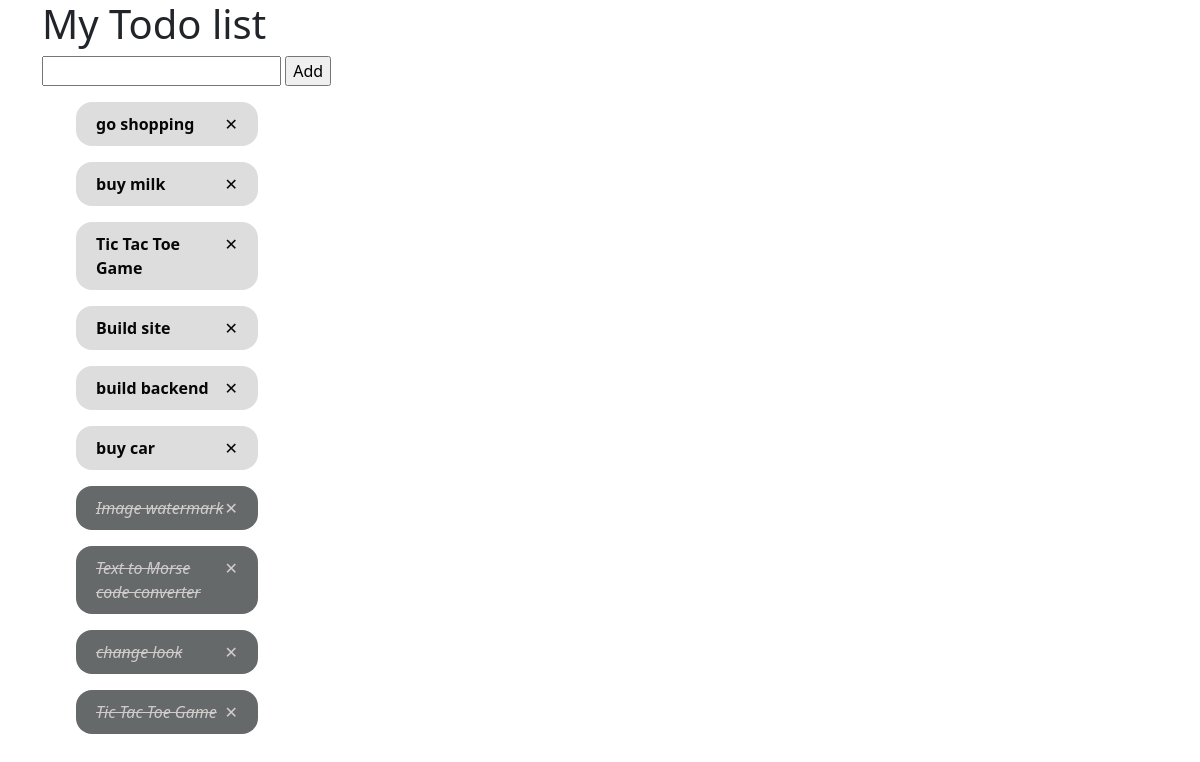
The page / on the database its author committed.
### todoapp/models.py (models this page shows)
class Item(models.Model):
    user = models.ForeignKey(User, on_delete=models.CASCADE, null=True, blank=True)
    text = models.CharField(max_length=300)
    complete = models.BooleanField(default=False)
    def __str__(self):
        return self.text
    class Meta:
        ordering = ['complete']

### todoapp/views.py (the view)
# urls.py: path('', views.index, name="index"),
def index(request):
    form = ItemForm()
    if request.method == "POST":
        form = ItemForm(request.POST)
        if form.is_valid():
            form.save()
            messages.success(request, "ITEM ADDED SUCCESSFULLY")
        return redirect("index")
    todo = Item.objects.all()
    context = {"items": todo, "form": form}
    return render(request, "index.html", context)

### todoapp/forms.py
class ItemForm(ModelForm):
    class Meta:
        model = Item
        fields = "__all__"

### templates/index.html (shortened to what this page needs)
{% extends "base.html" %}
{% block content %}
<div class="container">
    <h1>My Todo list</h1>
    <form action="{% url 'index' %}" method="post">
        {{ form.text }}
        <input type="submit" value="Add">
    </form>
    {% for item in items %}
<ul>
    {% if item.complete %}
    <a href="{% url 'updateItem' item.id %}">
        <div class="d-flex justify-content-between done">
            <li><i><s> {{ item }}</s></i></li>
            <span class="link"></span>
            <a href="{% url 'deleteItem' item.id %}">&#10005;</a>
        </div>
    </a>
    {% else %}
    <a href="{% url 'updateItem' item.id %}" class="item">
        <div class="d-flex justify-content-between pick">
            <strong><li>{{ item }}</li></strong>
            <span class="link"></span>
            <a href="{% url 'deleteItem' item.id %}" class="item">&#10005;</a>
        </div>
    </a>
    {% endif %}
</ul>
    {% endfor %}
</div>
{% endblock %}

### templates/base.html (shortened to what this page needs)
{% load static %}
<html lang="en">
<head>
    <link href="https://cdn.jsdelivr.net/npm/bootstrap@5.2.3/dist/css/bootstrap.min.css" rel="stylesheet"
>
    <link rel="stylesheet" href="{% static 'styles.css' %}">
</head>
<body>
    {% block content %}
    {% endblock %}
</body>
</html>

### static/styles.css (style rules this page uses)
ul { list-style-type: none; }
a { color: rgb(209, 204, 204); text-decoration: none; }
.item { color: rgb(7, 7, 7); }
.pick { background-color: #ddd; border: none; color: black; padding: 10px 20px; text-align: left; text-decoration: none; display: inline-block; margin: 4px 900px 4px 2px; border-radius: 16px; position: relative; }
.link { position: absolute; width: 90%; height: 100%; top: 0; left: 0; z-index: 1; }
.done { background-color: rgb(101, 105, 105); border: none; color: rgb(11, 11, 11); padding: 10px 20px; text-align: left; text-decoration: none; display: inline-block; margin: 4px 900px 4px 2px; border-radius: 16px; position: relative; }

### rows shown on the page
Item: text "go shopping"
Item: text "buy milk"
Item: text "Tic Tac Toe Game"
Item: text "Build site"
Item: text "build backend"
Item: text "buy car"
Item: text "Image watermark"
Item: text "Text to Morse code converter"
Item: text "change look"
Item: text "Tic Tac Toe Game"
